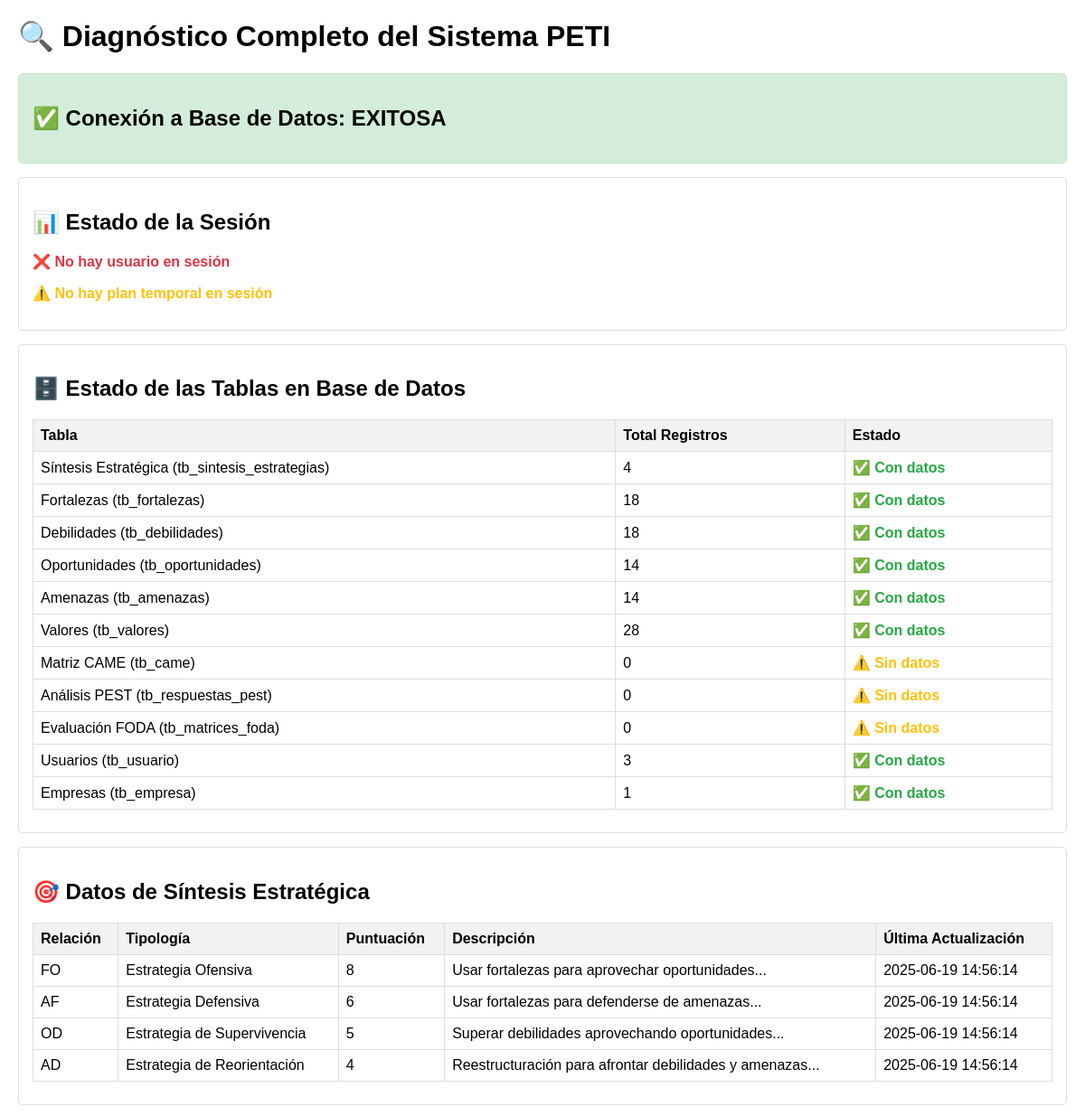
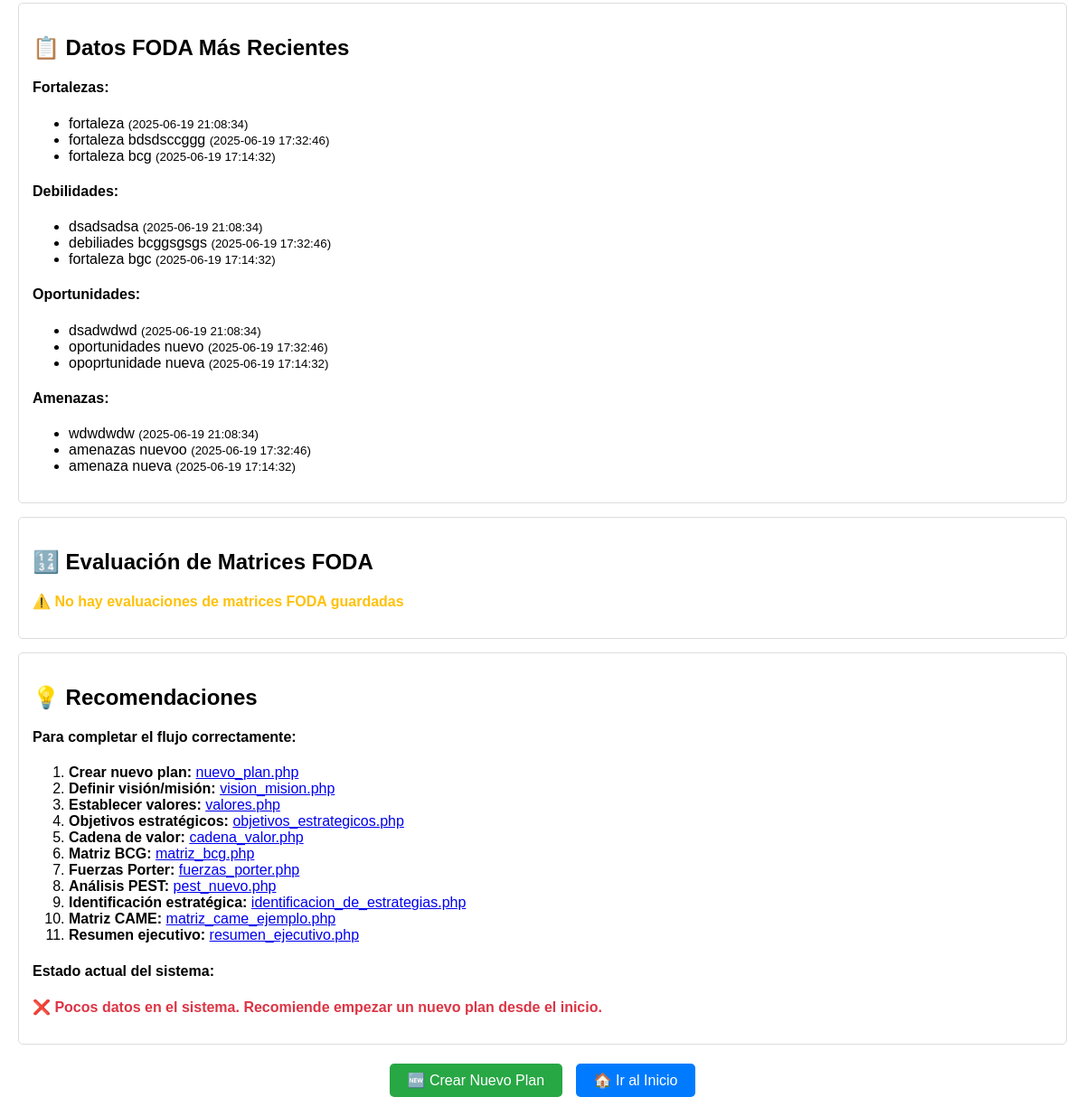
The page /Vista/diagnostico_completo.php on the database its author committed (2 pictures, top to bottom).
### tables this page shows
CREATE TABLE IF NOT EXISTS `tb_sintesis_estrategias` (
  `id_sintesis` int(11) NOT NULL AUTO_INCREMENT,
  `id_empresa` int(11) NOT NULL DEFAULT 1,
  `relacion` varchar(10) NOT NULL,
  `tipologia_estrategia` varchar(100) NOT NULL,
  `puntuacion` int(11) DEFAULT 0,
  `descripcion` text DEFAULT NULL,
  `fecha_creacion` timestamp NOT NULL DEFAULT current_timestamp(),
  `fecha_actualizacion` timestamp NOT NULL DEFAULT current_timestamp() ON UPDATE current_timestamp(),
  PRIMARY KEY (`id_sintesis`),
  UNIQUE KEY `unique_empresa_relacion` (`id_empresa`,`relacion`)
);

CREATE TABLE IF NOT EXISTS `tb_fortalezas` (
  `id_fortaleza` int(11) NOT NULL AUTO_INCREMENT,
  `id_plan` int(11) NOT NULL,
  `descripcion` text NOT NULL,
  `orden` int(11) DEFAULT 0,
  `fecha_creacion` timestamp NOT NULL DEFAULT current_timestamp(),
  PRIMARY KEY (`id_fortaleza`),
  KEY `idx_plan` (`id_plan`),
  CONSTRAINT `fk_fortalezas_plan` FOREIGN KEY (`id_plan`) REFERENCES `tb_plan_estrategico` (`id_plan`) ON DELETE CASCADE
);

CREATE TABLE IF NOT EXISTS `tb_debilidades` (
  `id_debilidad` int(11) NOT NULL AUTO_INCREMENT,
  `id_plan` int(11) NOT NULL,
  `descripcion` text NOT NULL,
  `orden` int(11) DEFAULT 0,
  `fecha_creacion` timestamp NOT NULL DEFAULT current_timestamp(),
  PRIMARY KEY (`id_debilidad`),
  KEY `idx_plan` (`id_plan`),
  CONSTRAINT `fk_debilidades_plan` FOREIGN KEY (`id_plan`) REFERENCES `tb_plan_estrategico` (`id_plan`) ON DELETE CASCADE
);

CREATE TABLE IF NOT EXISTS `tb_oportunidades` (
  `id_oportunidad` int(11) NOT NULL AUTO_INCREMENT,
  `id_plan` int(11) NOT NULL,
  `descripcion` text NOT NULL,
  `origen` enum('pest','porter','manual') DEFAULT 'manual',
  `orden` int(11) DEFAULT 0,
  `fecha_creacion` timestamp NOT NULL DEFAULT current_timestamp(),
  PRIMARY KEY (`id_oportunidad`),
  KEY `idx_plan` (`id_plan`),
  CONSTRAINT `fk_oportunidades_plan` FOREIGN KEY (`id_plan`) REFERENCES `tb_plan_estrategico` (`id_plan`) ON DELETE CASCADE
);

CREATE TABLE IF NOT EXISTS `tb_amenazas` (
  `id_amenaza` int(11) NOT NULL AUTO_INCREMENT,
  `id_plan` int(11) NOT NULL,
  `descripcion` text NOT NULL,
  `origen` enum('pest','porter','manual') DEFAULT 'manual',
  `orden` int(11) DEFAULT 0,
  `fecha_creacion` timestamp NOT NULL DEFAULT current_timestamp(),
  PRIMARY KEY (`id_amenaza`),
  KEY `idx_plan` (`id_plan`),
  CONSTRAINT `fk_amenazas_plan` FOREIGN KEY (`id_plan`) REFERENCES `tb_plan_estrategico` (`id_plan`) ON DELETE CASCADE
);

### Vista/diagnostico_completo.php (the view, shortened to what this page needs)
<!DOCTYPE html>
<html lang="es">
<head>
</head>
<body>
    <h1>🔍 Diagnóstico Completo del Sistema PETI</h1>
    <?php
    try {
        $conexion = new clsConexion();
        $pdo = $conexion->getConexion();
        echo "<div class='section success'><h2>✅ Conexión a Base de Datos: EXITOSA</h2></div>";
    } catch (Exception $e) {
        echo "<div class='section error'><h2>❌ Error de Conexión: " . htmlspecialchars($e->getMessage()) . "</h2></div>";
        exit();
    }
    ?>
    <div class="section">
        <h2>📊 Estado de la Sesión</h2>
        <?php if (isset($_SESSION['user'])): ?>
            <p class="status-ok">✅ Usuario logueado: <?php echo htmlspecialchars($_SESSION['user']['nombre'] ?? 'No definido'); ?></p>
            <p><strong>ID Usuario:</strong> <?php echo htmlspecialchars($_SESSION['user']['id_usuario'] ?? $_SESSION['user_id'] ?? 'No definido'); ?></p>
        <?php else: ?>
            <p class="status-error">❌ No hay usuario en sesión</p>
        <?php endif; ?>
        <?php if (isset($_SESSION['plan_temporal'])): ?>
            <p class="status-ok">✅ Plan temporal activo</p>
            <p><strong>Paso actual:</strong> <?php echo htmlspecialchars($_SESSION['plan_temporal']['paso_actual'] ?? 'No definido'); ?></p>
            <p><strong>Módulos completados:</strong></p>
            <ul>
                <?php
                $modulos = ['nuevo_plan', 'vision_mision', 'valores', 'objetivos', 'cadena_valor', 'matriz_bcg', 'fuerzas_porter', 'pest', 'estrategias', 'matriz_came', 'resumen_ejecutivo'];
                foreach ($modulos as $modulo) {
                    if (isset($_SESSION['plan_temporal'][$modulo])) {
                        echo "<li class='status-ok'>✅ $modulo</li>";
                    } else {
                        echo "<li class='status-warning'>⏳ $modulo</li>";
                    }
                }
                ?>
            </ul>
        <?php else: ?>
            <p class="status-warning">⚠️ No hay plan temporal en sesión</p>
        <?php endif; ?>
    </div>
    <div class="section">
        <h2>🗄️ Estado de las Tablas en Base de Datos</h2>
        <table>
            <tr><th>Tabla</th><th>Total Registros</th><th>Estado</th></tr>
            <?php
            $tablas_importantes = [
                'tb_sintesis_estrategias' => 'Síntesis Estratégica',
                'tb_fortalezas' => 'Fortalezas',
                'tb_debilidades' => 'Debilidades',
                'tb_oportunidades' => 'Oportunidades',
                'tb_amenazas' => 'Amenazas',
                'tb_valores' => 'Valores',
                'tb_came' => 'Matriz CAME',
                'tb_respuestas_pest' => 'Análisis PEST',
                'tb_matrices_foda' => 'Evaluación FODA',
                'tb_usuario' => 'Usuarios',
                'tb_empresa' => 'Empresas'
            ];
            foreach ($tablas_importantes as $tabla => $descripcion) {
                try {
                    $stmt = $pdo->query("SELECT COUNT(*) as total FROM $tabla");
                    $count = $stmt->fetch(PDO::FETCH_ASSOC)['total'];
                    if ($count > 0) {
                        echo "<tr><td>$descripcion ($tabla)</td><td>$count</td><td class='status-ok'>✅ Con datos</td></tr>";
                    } else {
                        echo "<tr><td>$descripcion ($tabla)</td><td>0</td><td class='status-warning'>⚠️ Sin datos</td></tr>";
                    }
                } catch (Exception $e) {
                    echo "<tr><td>$descripcion ($tabla)</td><td>-</td><td class='status-error'>❌ Error: " . htmlspecialchars($e->getMessage()) . "</td></tr>";
                }
            }
            ?>
        </table>
    </div>
    <div class="section">
        <h2>🎯 Datos de Síntesis Estratégica</h2>
        <?php
        try {
            $stmt = $pdo->query("SELECT * FROM tb_sintesis_estrategias ORDER BY fecha_actualizacion DESC");
            $sintesis = $stmt->fetchAll(PDO::FETCH_ASSOC);
            if ($sintesis) {
                echo "<table>";
                echo "<tr><th>Relación</th><th>Tipología</th><th>Puntuación</th><th>Descripción</th><th>Última Actualización</th></tr>";
                foreach ($sintesis as $row) {
                    echo "<tr>";
                    echo "<td>" . htmlspecialchars($row['relacion']) . "</td>";
                    echo "<td>" . htmlspecialchars($row['tipologia_estrategia']) . "</td>";
                    echo "<td>" . htmlspecialchars($row['puntuacion']) . "</td>";
                    echo "<td>" . htmlspecialchars(substr($row['descripcion'], 0, 60)) . "...</td>";
                    echo "<td>" . htmlspecialchars($row['fecha_actualizacion']) . "</td>";
                    echo "</tr>";
                }
                echo "</table>";
            } else {
                echo "<p class='status-warning'>⚠️ No hay datos de síntesis estratégica</p>";
            }
        } catch (Exception $e) {
            echo "<p class='status-error'>❌ Error: " . htmlspecialchars($e->getMessage()) . "</p>";
        }
        ?>
    </div>
    <div class="section">
        <h2>📋 Datos FODA Más Recientes</h2>
        <?php
        $tablas_foda = ['tb_fortalezas', 'tb_debilidades', 'tb_oportunidades', 'tb_amenazas'];
        foreach ($tablas_foda as $tabla) {
            echo "<h4>" . ucfirst(str_replace(['tb_', '_'], ['', ' '], $tabla)) . ":</h4>";
            try {
                $stmt = $pdo->query("SELECT descripcion, fecha_creacion FROM $tabla ORDER BY fecha_creacion DESC LIMIT 3");
                $datos = $stmt->fetchAll(PDO::FETCH_ASSOC);
                if ($datos) {
                    echo "<ul>";
                    foreach ($datos as $item) {
                        echo "<li>" . htmlspecialchars($item['descripcion']) . " <small>(" . htmlspecialchars($item['fecha_creacion']) . ")</small></li>";
                    }
                    echo "</ul>";
                } else {
                    echo "<p>Sin datos</p>";
                }
            } catch (Exception $e) {
                echo "<p class='status-error'>Error: " . htmlspecialchars($e->getMessage()) . "</p>";
            }
        }
        ?>
    </div>
    <div class="section">
        <h2>🔢 Evaluación de Matrices FODA</h2>
        <?php
        try {
            $stmt = $pdo->query("SELECT * FROM tb_matrices_foda ORDER BY fecha_creacion DESC LIMIT 10");
            $matrices = $stmt->fetchAll(PDO::FETCH_ASSOC);
            if ($matrices) {
                echo "<table>";
                echo "<tr><th>Tipo Relación</th><th>Elemento 1</th><th>Elemento 2</th><th>Puntuación</th><th>Fecha</th></tr>";
                foreach ($matrices as $row) {
                    echo "<tr>";
                    echo "<td>" . htmlspecialchars($row['tipo_relacion'] ?? 'N/A') . "</td>";
                    echo "<td>" . htmlspecialchars($row['elemento_1'] ?? 'N/A') . "</td>";
                    echo "<td>" . htmlspecialchars($row['elemento_2'] ?? 'N/A') . "</td>";
                    echo "<td>" . htmlspecialchars($row['puntuacion'] ?? 'N/A') . "</td>";
                    echo "<td>" . htmlspecialchars($row['fecha_creacion'] ?? 'N/A') . "</td>";
                    echo "</tr>";
                }
                echo "</table>";
            } else {
                echo "<p class='status-warning'>⚠️ No hay evaluaciones de matrices FODA guardadas</p>";
            }
        } catch (Exception $e) {
            echo "<p class='status-error'>❌ Error: " . htmlspecialchars($e->getMessage()) . "</p>";
        }
        ?>
    </div>
    <div class="section">
        <h2>💡 Recomendaciones</h2>
        <h4>Para completar el flujo correctamente:</h4>
        <ol>
            <li><strong>Crear nuevo plan:</strong> <a href="nuevo_plan.php">nuevo_plan.php</a></li>
            <li><strong>Definir visión/misión:</strong> <a href="vision_mision.php">vision_mision.php</a></li>
            <li><strong>Establecer valores:</strong> <a href="valores.php">valores.php</a></li>
            <li><strong>Objetivos estratégicos:</strong> <a href="objetivos_estrategicos.php">objetivos_estrategicos.php</a></li>
            <li><strong>Cadena de valor:</strong> <a href="cadena_valor.php">cadena_valor.php</a></li>
            <li><strong>Matriz BCG:</strong> <a href="matriz_bcg.php">matriz_bcg.php</a></li>
            <li><strong>Fuerzas Porter:</strong> <a href="fuerzas_porter.php">fuerzas_porter.php</a></li>
            <li><strong>Análisis PEST:</strong> <a href="pest_nuevo.php">pest_nuevo.php</a></li>
            <li><strong>Identificación estratégica:</strong> <a href="identificacion_de_estrategias.php">identificacion_de_estrategias.php</a></li>
            <li><strong>Matriz CAME:</strong> <a href="matriz_came_ejemplo.php">matriz_came_ejemplo.php</a></li>
            <li><strong>Resumen ejecutivo:</strong> <a href="resumen_ejecutivo.php">resumen_ejecutivo.php</a></li>
        </ol>
        <h4>Estado actual del sistema:</h4>
        <?php
        $datos_en_sesion = isset($_SESSION['plan_temporal']) ? count($_SESSION['plan_temporal']) - 3 : 0;
        $datos_en_bd = 0;
        foreach ($tablas_importantes as $tabla => $desc) {
            try {
                $stmt = $pdo->query("SELECT COUNT(*) as total FROM $tabla");
                $count = $stmt->fetch(PDO::FETCH_ASSOC)['total'];
                if ($count > 0) $datos_en_bd++;
            } catch (Exception $e) {}
        }
        if ($datos_en_sesion > 5 && $datos_en_bd > 3) {
            echo "<p class='status-ok'>✅ Sistema funcionando correctamente. La mayoría de módulos tienen datos.</p>";
        } elseif ($datos_en_sesion > 2) {
            echo "<p class='status-warning'>⚠️ Hay datos en sesión pero pocos guardados en BD. Complete el flujo hasta el final.</p>";
        } else {
            echo "<p class='status-error'>❌ Pocos datos en el sistema. Recomiende empezar un nuevo plan desde el inicio.</p>";
        }
        ?>
    </div>
    <div style="text-align: center; margin: 30px 0;">
        <a href="nuevo_plan.php" style="background: #28a745; color: white; padding: 10px 20px; text-decoration: none; border-radius: 5px;">🆕 Crear Nuevo Plan</a>
        <a href="home.php" style="background: #007bff; color: white; padding: 10px 20px; text-decoration: none; border-radius: 5px; margin-left: 10px;">🏠 Ir al Inicio</a>
    </div>
</body>
</html>

### Vista/diagnostico_completo.php (style rules this page uses)
body { font-family: Arial, sans-serif; margin: 20px; }
.section { border: 1px solid #ddd; padding: 15px; margin: 15px 0; border-radius: 5px; }
.success { background-color: #d4edda; border-color: #c3e6cb; }
table { border-collapse: collapse; width: 100%; margin: 10px 0; }
th, td { border: 1px solid #ddd; padding: 8px; text-align: left; }
th { background-color: #f2f2f2; }
.status-ok { color: #28a745; font-weight: bold; }
.status-warning { color: #ffc107; font-weight: bold; }
.status-error { color: #dc3545; font-weight: bold; }

### rows shown on the page
tb_sintesis_estrategias: relacion "FO", tipologia_estrategia "Estrategia Ofensiva", puntuacion "8", descripcion "Usar fortalezas para aprovechar oportunidades", fecha_actualizacion "2025-06-19 14:56:14"
tb_sintesis_estrategias: relacion "AF", tipologia_estrategia "Estrategia Defensiva", puntuacion "6", descripcion "Usar fortalezas para defenderse de amenazas", fecha_actualizacion "2025-06-19 14:56:14"
tb_sintesis_estrategias: relacion "OD", tipologia_estrategia "Estrategia de Supervivencia", puntuacion "5", descripcion "Superar debilidades aprovechando oportunidades", fecha_actualizacion "2025-06-19 14:56:14"
tb_sintesis_estrategias: relacion "AD", tipologia_estrategia "Estrategia de Reorientación", puntuacion "4", descripcion "Reestructuración para afrontar debilidades y amenazas", fecha_actualizacion "2025-06-19 14:56:14"
tb_fortalezas: descripcion "fortaleza", fecha_creacion "2025-06-19 21:08:34"
tb_fortalezas: descripcion "fortaleza bdsdsccggg", fecha_creacion "2025-06-19 17:32:46"
tb_fortalezas: descripcion "fortaleza bcg", fecha_creacion "2025-06-19 17:14:32"
tb_debilidades: descripcion "dsadsadsa", fecha_creacion "2025-06-19 21:08:34"
tb_debilidades: descripcion "debiliades bcggsgsgs", fecha_creacion "2025-06-19 17:32:46"
tb_debilidades: descripcion "fortaleza bgc", fecha_creacion "2025-06-19 17:14:32"
tb_oportunidades: descripcion "dsadwdwd", fecha_creacion "2025-06-19 21:08:34"
tb_oportunidades: descripcion "oportunidades nuevo", fecha_creacion "2025-06-19 17:32:46"
tb_oportunidades: descripcion "opoprtunidade nueva", fecha_creacion "2025-06-19 17:14:32"
tb_amenazas: descripcion "wdwdwdw", fecha_creacion "2025-06-19 21:08:34"
tb_amenazas: descripcion "amenazas nuevoo", fecha_creacion "2025-06-19 17:32:46"
tb_amenazas: descripcion "amenaza nueva", fecha_creacion "2025-06-19 17:14:32"

### other values the page prints
$descripcion "Síntesis Estratégica"
$tabla "tb_sintesis_estrategias"
$count "4"
$descripcion "Fortalezas"
$tabla "tb_fortalezas"
$count "18"
$descripcion "Debilidades"
$tabla "tb_debilidades"
$descripcion "Oportunidades"
$tabla "tb_oportunidades"
$count "14"
$descripcion "Amenazas"
$tabla "tb_amenazas"
$descripcion "Valores"
$tabla "tb_valores"
